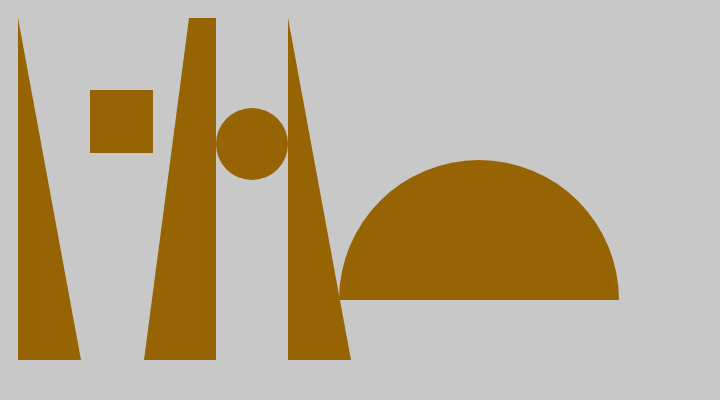
Frame 1 (no input)
Frame 60 (no input): identical to frame 1, image omitted
Frame 120 (the mouse pressed at the canvas centre since frame 60): identical to frame 1, image omitted

The p5.js sketch that drew this single still picture (run headless with seeded random() and noise() and a simulated clock; from frame 60 on, the mouse is pressed at the canvas centre):

// p5.js sketch
// ── sketch.js


function setup() 
{
    // Sets the screen to be 720 pixels wide and 400 pixels high
    createCanvas(720, 400);

}

function draw()
{
    background(200);
    noStroke();
    //fill is like Color32 in Unity:
    //fill(R,G,B,Transparency);
    fill(150, 100, 2, 255);
    
    triangle(18, 18, 18, 360, 81, 360);

    rect(90, 90, 63, 63);

    quad(189, 18, 216, 18, 216, 360, 144, 360);

    ellipse(252, 144, 72, 72);

    triangle(288, 18, 351, 360, 288, 360); 

    arc(479, 300, 280, 280, PI, TWO_PI);
}
